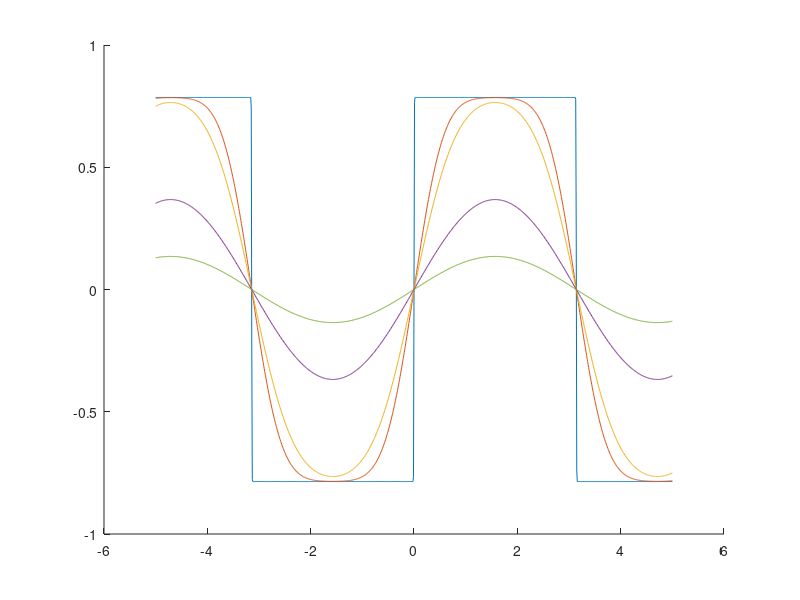

Reproduce this figure in MATLAB.
x = -5:0.01:5;

close all;
hold on;

u_single = @(t, x, k, n) (1/(2*k-1)) * (e.^(-(2*k-1)^2 * t)) * sin((2*k-1)*x);

n = 1000;

t = 0.00001;
u = 0; for k = 1:n u += u_single(t, x, k, n); endfor
plot(x, u);

t = 0.1;
u = 0; for k = 1:n u += u_single(t, x, k, n); endfor
plot(x, u);

t = 0.2;
u = 0; for k = 1:n u += u_single(t, x, k, n); endfor
plot(x, u);

t = 1;
u = 0; for k = 1:n u += u_single(t, x, k, n); endfor
plot(x, u);

t = 2;
u = 0; for k = 1:n u += u_single(t, x, k, n); endfor
plot(x, u);
